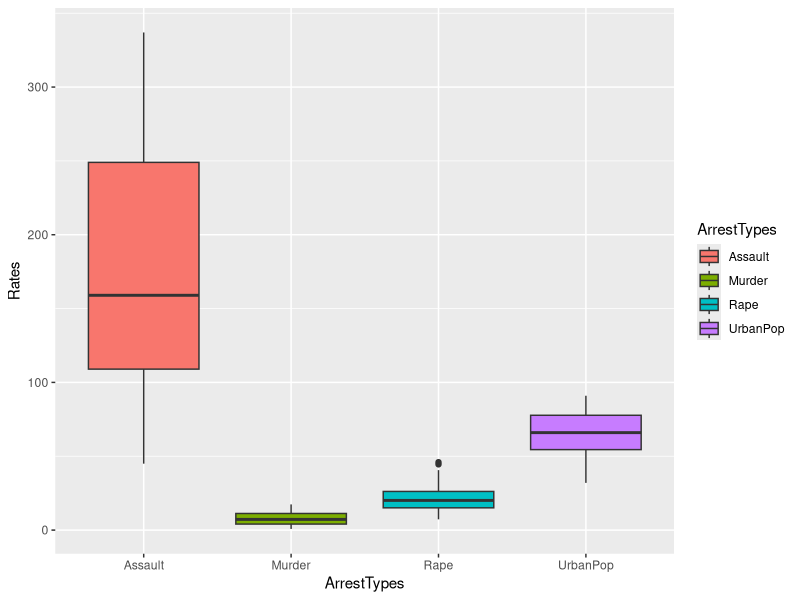

Here is the R script that generated this plot:
library(tidyverse)
data("USArrests")
# ?USArrests ## check description of the dataset
head(USArrests)
USArrests %>% 
  pivot_longer(cols = c("Murder","Assault","UrbanPop", "Rape"),
               names_to = "ArrestTypes",
               values_to = "Rates") %>%
  ggplot(aes(ArrestTypes, Rates, fill = ArrestTypes))+
  geom_boxplot()

## data() ## check more built-in datasets

print('Hello! R!')
